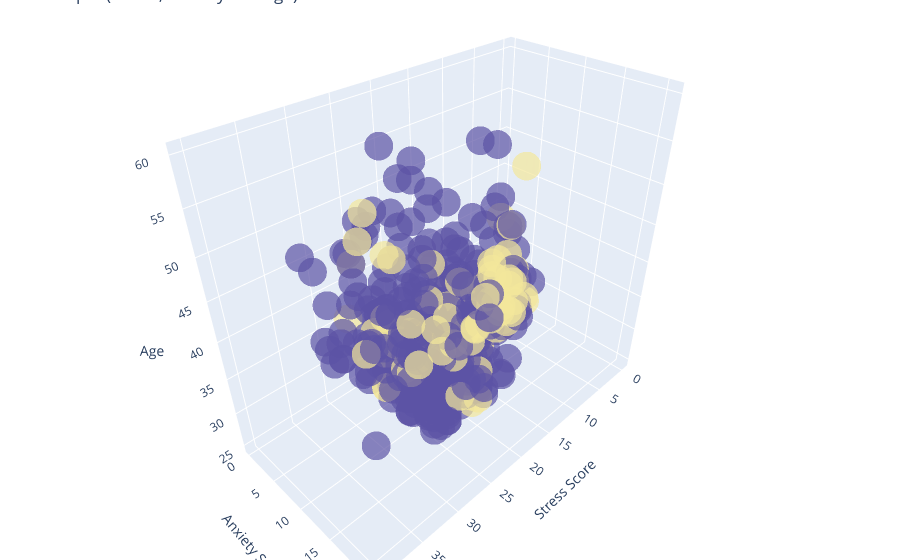

Here is the notebook cell this chart was saved with:
### Code cell
print("3-D plot (Stress, Anxiety and Age)")
import plotly.graph_objs as go
trace1 = go.Scatter3d(x = df.stress,
                      y = df.anxiety,
                      z = df.Age,
                      mode = 'markers',
                      marker = dict(size = 10, color = df.Gender, colorscale = 'sunset', opacity = 0.7)
                     )
# in trace1, color changes according to the research
# we can also arrange size values as color, for instance, we can set size = dataframe.citations

data = [trace1]
layout = go.Layout(title="3-D plot(Stress, Anxiety and Age)",
                   margin = dict(l=0, r=0, b=0, t=0), 
                   scene = dict(
                    xaxis_title='Stress Score',
                    yaxis_title='Anxiety Score',
                    zaxis_title='Age'),)
fig = go.Figure(data=data, layout=layout)
pyo.iplot(fig)
#plt.savefig('3D_Scatter.png')

### Figure 1 — Plotly figure (JSON) as saved in the notebook; plotly's stock layout.template omitted (floating-point values rounded to 4 significant figures; data arrays with more than 128 entries replaced by an {"elided": "..."} marker saying what was removed)
{"data": [{"marker": {"color": {"elided": "539 int values"}, "colorscale": [[0, "rgb(243, 231, 155)"], [0.1667, "rgb(250, 196, 132)"], [0.3333, "rgb(248, 160, 126)"], [0.5, "rgb(235, 127, 134)"], [0.6667, "rgb(206, 102, 147)"], [0.8333, "rgb(160, 89, 160)"], [1, "rgb(92, 83, 165)"]], "opacity": 0.7, "size": 10}, "mode": "markers", "type": "scatter3d", "x": {"elided": "539 int values"}, "y": {"elided": "539 int values"}, "z": {"elided": "539 int values"}}], "layout": {"margin": {"b": 0, "l": 0, "r": 0, "t": 0}, "scene": {"xaxis": {"title": {"text": "Stress Score"}}, "yaxis": {"title": {"text": "Anxiety Score"}}, "zaxis": {"title": {"text": "Age"}}}, "title": {"text": "3-D plot(Stress, Anxiety and Age)"}}}
